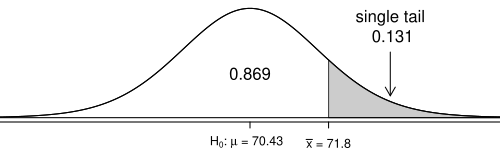

The R source for this figure:
library(openintro)

myPDF('hsMaleHeightsWPValue.pdf', 5, 1.5, mgp=c(3, 0.3, 0))

#===> plot <===#
par(las=1, mar=c(1.4,0,0.2,0))
X <- seq(-5,5,0.01)
Y <- dt(X, 20)
plot(X, Y, type='l', axes=F, xlim=c(-3.3,3.3))
axis(1, at=c(-5, 0, 1.12, 5), label=expression(0, H[0]*': '*mu*' = 70.43  ', bar(x)*' = 71.8', 0), cex.axis=0.75)
these <- which(X >= 1.12)
polygon(c(X[these[1]], X[these],X[rev(these)[1]]), c(0,Y[these],0), col='#CCCCCC', border='#000000BB')
yMax <- max(Y)

text(0, yMax*.4, '0.869', cex=1)

arrows(2, yMax*.6, 2, yMax/5, length=0.1)
text(2, yMax*.6, 'single tail\n 0.131', pos=3, cex=1)

#arrows(1.3,0.28, 0.43, 0.28, length=0.07)
#text(-.88, 0.13, '  40%\n(0.40)', cex=0.8)

lines(X, Y)
abline(h=0)


dev.off()
